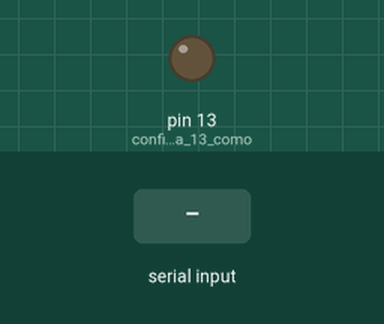
This sketch was run on a simulated Arduino Uno, built with avr-gcc and run on an emulated ATmega328P. Parts: output pins drawn as LEDs (lit = HIGH). Inputs (shaded band) come from the test bench.

Above: at 1.2 s.
1.3 s: "H" received over Serial
At 2.1 s:
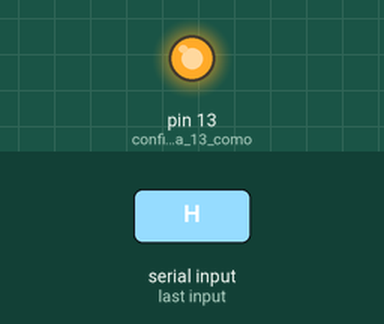
2.8 s: "L" received over Serial
At 3.2 s:
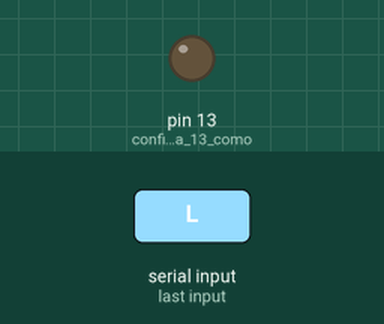
Timing chart, 0 to 5.8 s (numbered marks = the images above; inputs shaded):
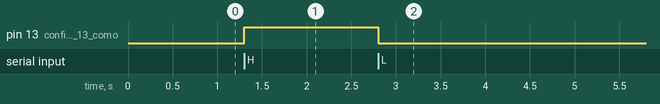

The sketch:

ArduinoPython_LED_OnOff.ino
```cpp
void setup()
{
  pinMode(13, OUTPUT); // configura a porta 13 como output
  Serial.begin(9600);  // configura comunicaçao serial
}

void loop()
{
  if(Serial.available()) // verifica se há conexão
  {
    char serialMsg = Serial.read(); // recebe a mensagem recebida pela comunicação serial
    if (serialMsg == 'H') // se receber H, liga o led. Caso receba L, desliga
    {
      digitalWrite(13, HIGH);
    }
    else if(serialMsg == 'L')
    {
      digitalWrite(13, LOW);
    }
  }
}
```

Measured:
- after the input at 1.3 s, pin 13 (configura_a_porta_13_como): LOW → HIGH at once
- after the input at 2.8 s, pin 13 (configura_a_porta_13_como): HIGH → LOW at once
